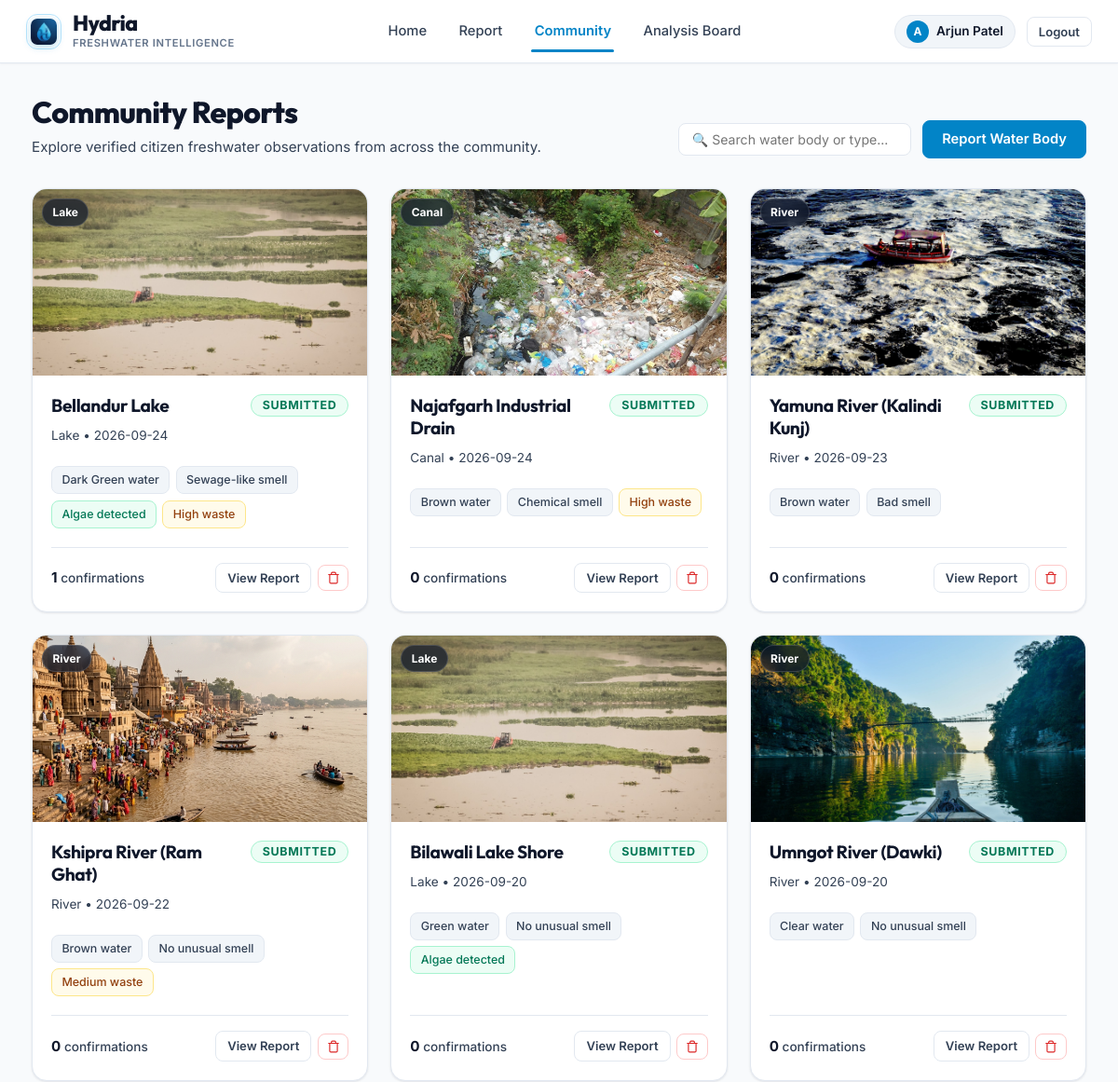
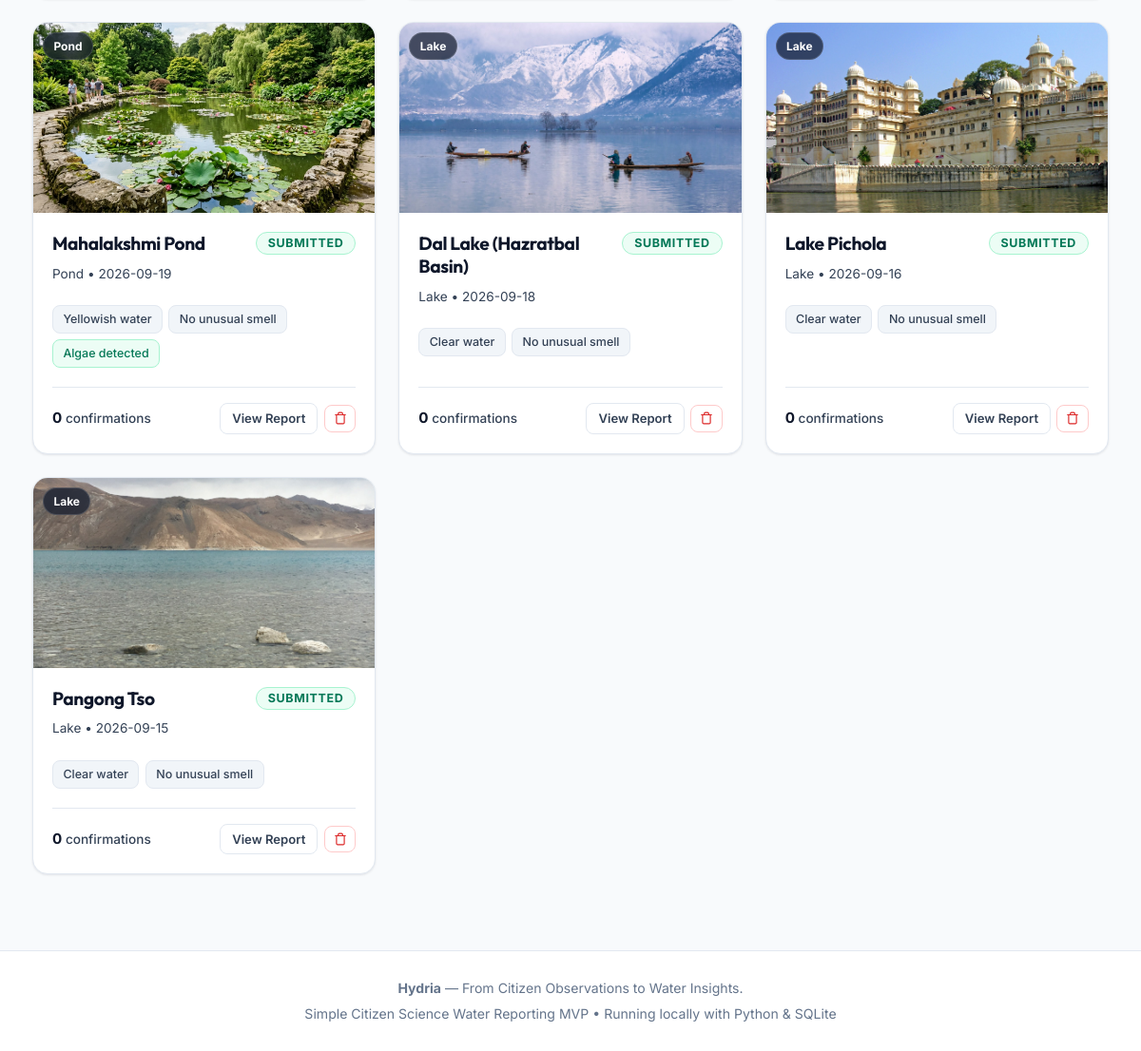
Screenshot of /community (signed in) with the database file from the repository (2 pictures, top to bottom).
### tables this page shows
CREATE TABLE reports (
        id INTEGER PRIMARY KEY AUTOINCREMENT,
        user_id INTEGER NOT NULL,
        water_body_name TEXT,
        water_body_type TEXT NOT NULL,
        latitude REAL NOT NULL,
        longitude REAL NOT NULL,
        water_colour TEXT NOT NULL,
        smell TEXT NOT NULL,
        algae TEXT NOT NULL,
        visible_waste TEXT NOT NULL,
        water_appearance TEXT NOT NULL,
        dead_fish TEXT DEFAULT 'No',
        additional_observation TEXT,
        image_path TEXT NOT NULL,
        image_hash TEXT NOT NULL,
        status TEXT NOT NULL CHECK(status IN ('Not Watched', 'In Process', 'Submitted')),
        is_demo INTEGER DEFAULT 0,
        created_at TIMESTAMP DEFAULT CURRENT_TIMESTAMP,
        updated_at TIMESTAMP DEFAULT CURRENT_TIMESTAMP,
        FOREIGN KEY (user_id) REFERENCES users(id) ON DELETE CASCADE
    );

### app.py (the view)
@app.route('/community')
def community():
    reports = database.get_community_reports()
    return render_template('community.html', reports=reports)

### app.py (called while the page is built)
@app.context_processor
def inject_user():
    user = None
    if 'user_id' in session:
        user = {
            'id': session['user_id'],
            'name': session.get('user_name', 'Citizen Monitor'),
            'email': session.get('user_email', '')
        }
    return dict(current_user=user)

### database.py (called while the page is built)
def get_db_connection():
    conn = sqlite3.connect(DATABASE_PATH)
    conn.row_factory = sqlite3.Row
    conn.execute("PRAGMA foreign_keys = ON")
    return conn

def get_community_reports():
    conn = get_db_connection()
    query = """
        SELECT r.*, u.name AS submitter_name,
               (SELECT COUNT(*) FROM votes v WHERE v.report_id = r.id) AS vote_count
        FROM reports r
        JOIN users u ON r.user_id = u.id
        WHERE r.status = 'Submitted'
        ORDER BY r.created_at DESC
    """
    reports = conn.execute(query).fetchall()
    conn.close()
    return reports

### templates/community.html (shortened to what this page needs)
{% extends "base.html" %}
{% block content %}
<div style="margin-bottom: 2rem; display: flex; align-items: flex-end; justify-content: space-between; flex-wrap: wrap; gap: 1rem;">
    <div>
        <h1 style="font-size: 2rem; font-weight: 800; color: var(--text-primary); margin-bottom: 0.35rem;">
            Community Reports
        </h1>
        <p style="color: var(--text-secondary); font-size: 0.95rem;">
            Explore verified citizen freshwater observations from across the community.
        </p>
    </div>
    <div style="display: flex; gap: 0.75rem; align-items: center;">
        <input type="text" id="community-search" placeholder="🔍 Search water body or type..."
               class="form-control" style="width: 250px; padding: 0.5rem 0.85rem; font-size: 0.88rem;" onkeyup="filterCommunityReports()">
        {% if current_user %}
            <a href="{{ url_for('report_page') }}" class="btn btn-primary" style="white-space: nowrap;">
                Report Water Body
            </a>
        {% endif %}
    </div>
</div>
{% if reports %}
    <div class="reports-grid">
        {% for r in reports %}
            <div class="report-card">
                <div style="position: relative; overflow: hidden; height: 200px; background: #0f172a;">
                    <img src="/{{ r.image_path }}" alt="{{ r.water_body_name or r.water_body_type }}" class="report-card-img"
                         loading="lazy"
                         onerror="this.src='/static/images/placeholder.svg';">
                    <span style="position: absolute; top: 10px; left: 10px; background: rgba(15, 23, 42, 0.7); backdrop-filter: blur(6px); color: #ffffff; font-size: 0.75rem; font-weight: 700; padding: 0.25rem 0.65rem; border-radius: 9999px; border: 1px solid rgba(255,255,255,0.15);">
                        {{ r.water_body_type }}
                    </span>
                </div>
                <div class="report-card-body">
                    <div style="display: flex; align-items: flex-start; justify-content: space-between; gap: 0.5rem; margin-bottom: 0.35rem;">
                        <h2 class="report-card-title">
                            {{ r.water_body_name or "Unnamed " ~ r.water_body_type }}
                        </h2>
                        <span class="badge badge-submitted">Submitted</span>
                    </div>
                    <div style="font-size: 0.85rem; color: var(--text-secondary); margin-bottom: 0.5rem;">
                        <span>{{ r.water_body_type }}</span> &bull; <span>{{ r.created_at[:10] }}</span>
                    </div>
                    <div class="report-tags">
                        <span class="tag-pill">{{ r.water_colour }} water</span>
                        <span class="tag-pill">{{ r.smell }}</span>
                        {% if r.algae == 'Yes' %}
                            <span class="tag-pill" style="background-color: var(--accent-light); color: var(--accent-hover); border-color: #a7f3d0;">
                                Algae detected
                            </span>
                        {% endif %}
                        {% if r.visible_waste in ['Medium', 'High'] %}
                            <span class="tag-pill" style="background-color: var(--warning-light); color: #92400e; border-color: #fde68a;">
                                {{ r.visible_waste }} waste
                            </span>
                        {% endif %}
                    </div>
                    <div class="report-card-footer">
                        <span style="font-size: 0.85rem; color: var(--text-secondary); font-weight: 500;">
                            <strong style="color: var(--text-primary); font-size: 0.95rem;">{{ r.vote_count }}</strong> confirmations
                        </span>
                        <div style="display: flex; align-items: center; gap: 0.4rem;">
                            <a href="{{ url_for('report_detail', report_id=r.id) }}" class="btn btn-secondary" style="padding: 0.38rem 0.75rem; font-size: 0.82rem;">
                                View Report
                            </a>
                            {% if current_user and (current_user.id == r.user_id or current_user.id in [1, 21] or 'vaishnavi' in current_user.email|lower or r.is_demo) %}
                                <form action="{{ url_for('delete_report_route', report_id=r.id) }}" method="POST"
                                      onsubmit="return confirm('Permanently delete this report for {{ r.water_body_name or r.water_body_type }}?');" style="margin: 0;">
                                    <button type="submit" class="btn btn-danger-outline btn-sm" title="Delete report" style="padding: 0.38rem 0.55rem; display: inline-flex; align-items: center;">
                                        <svg width="14" height="14" viewBox="0 0 24 24" fill="none" stroke="currentColor" stroke-width="2" stroke-linecap="round" stroke-linejoin="round">
                                            <polyline points="3 6 5 6 21 6"/>
                                            <path d="M19 6v14a2 2 0 0 1-2 2H7a2 2 0 0 1-2-2V6m3 0V4a2 2 0 0 1 2-2h4a2 2 0 0 1 2 2v2"/>
                                        </svg>
                                    </button>
                                </form>
                            {% endif %}
                        </div>
                    </div>
                </div>
            </div>
        {% endfor %}
    </div>
{% endif %}
{% endblock %}

### static/css/style.css (style rules this page uses)
:root { --bg-page: #f8fafc; --bg-card: #ffffff; --bg-card-subtle: #f1f5f9; --bg-hover: #f8fafc; --text-primary: #0f172a; --text-secondary: #334155; --text-muted: #64748b; --text-light: #94a3b8; --primary: #0284c7; --primary-hover: #0369a1; --primary-light: #f0f9ff; --primary-border: #bae6fd; --accent: #059669; --accent-hover: #047857; --accent-light: #ecfdf5; --accent-border: #a7f3d0; --warning: #d97706; --warning-light: #fffbeb; --warning-border: #fde68a; --danger: #dc2626; --danger-hover: #b91c1c; --danger-light: #fef2f2; --danger-border: #fecaca; --info: #2563eb; --info-light: #eff6ff; --info-border: #bfdbfe; --border-color: #e2e8f0; --border-subtle: #edf2f7; --border-focus: #38bdf8; --radius-sm: 8px; --radius-md: 12px; --radius-lg: 16px; --radius-xl: 22px; --radius-full: 9999px; --shadow-xs: 0 1px 2px rgba(15, 23, 42, 0.04); --shadow-sm: 0 1px 3px rgba(15, 23, 42, 0.06), 0 1px 2px rgba(15, 23, 42, 0.04); --shadow-md: 0 4px 12px rgba(15, 23, 42, 0.06), 0 2px 4px rgba(15, 23, 42, 0.03); --shadow-lg: 0 12px 28px rgba(15, 23, 42, 0.08), 0 4px 10px rgba(15, 23, 42, 0.04); --font-heading: 'Outfit', system-ui, -apple-system, sans-serif; --font-body: 'Inter', system-ui, -apple-system, sans-serif; }
* { box-sizing: border-box; margin: 0; padding: 0; }
body { background-color: var(--bg-page); color: var(--text-primary); font-family: var(--font-body); font-size: 15px; line-height: 1.6; min-height: 100vh; display: flex; flex-direction: column; -webkit-font-smoothing: antialiased; }
h1, h2, h3, h4, h5, h6 { font-family: var(--font-heading); letter-spacing: -0.02em; color: var(--text-primary); line-height: 1.25; }
a { color: var(--primary); text-decoration: none; transition: all 0.15s ease; }
.btn { display: inline-flex; align-items: center; justify-content: center; gap: 0.5rem; padding: 0.6rem 1.25rem; border-radius: var(--radius-sm); font-size: 0.92rem; font-weight: 600; cursor: pointer; border: 1px solid transparent; transition: all 0.15s ease; text-align: center; font-family: inherit; text-decoration: none; line-height: 1.4; }
.btn-primary { background-color: var(--primary); color: #ffffff; border-color: var(--primary); }
.btn-secondary { background-color: #ffffff; color: var(--text-secondary); border-color: var(--border-color); }
.btn-danger-outline { background-color: #ffffff; color: var(--danger); border-color: var(--danger-border); }
.btn-sm { padding: 0.35rem 0.75rem; font-size: 0.82rem; }
.badge { display: inline-flex; align-items: center; gap: 0.4rem; padding: 0.3rem 0.75rem; border-radius: var(--radius-full); font-size: 0.78rem; font-weight: 700; text-transform: uppercase; letter-spacing: 0.05em; line-height: 1; }
.badge-submitted { background-color: #ecfdf5; color: #047857; border: 1px solid #a7f3d0; }
.reports-grid { display: grid; grid-template-columns: repeat(auto-fill, minmax(320px, 1fr)); gap: 1.5rem; }
.report-card { background: #ffffff; border: 1px solid var(--border-color); border-radius: var(--radius-lg); overflow: hidden; display: flex; flex-direction: column; box-shadow: var(--shadow-sm); transition: transform 0.2s ease, box-shadow 0.2s ease, border-color 0.2s ease; }
.report-card-img { width: 100%; height: 100%; object-fit: cover; background-color: #e2e8f0; display: block; transition: transform 0.35s ease; }
.report-card-body { padding: 1.25rem; flex: 1; display: flex; flex-direction: column; }
.report-card-title { font-size: 1.2rem; font-weight: 700; color: var(--text-primary); margin-bottom: 0.25rem; }
.report-tags { display: flex; flex-wrap: wrap; gap: 0.4rem; margin: 0.85rem 0 1.25rem; }
.tag-pill { background: var(--bg-card-subtle); border: 1px solid var(--border-color); padding: 0.25rem 0.65rem; border-radius: var(--radius-sm); font-size: 0.78rem; font-weight: 500; color: var(--text-secondary); }
.report-card-footer { display: flex; align-items: center; justify-content: space-between; margin-top: auto; padding-top: 1rem; border-top: 1px solid var(--border-color); }
.form-control, .form-select, .form-textarea { width: 100%; padding: 0.7rem 0.95rem; border: 1px solid var(--border-color); border-radius: var(--radius-sm); font-size: 0.95rem; color: var(--text-primary); background-color: #ffffff; font-family: inherit; transition: border-color 0.15s ease, box-shadow 0.15s ease; }

### rows the page displays
reports: image_path (picture), water_body_type "Lake", water_body_name "Bellandur Lake", created_at "2026-09-24", water_colour "Dark Green", smell "Sewage-like smell", algae "Algae detected", visible_waste "High", vote_count "1"
reports: image_path (picture), water_body_type "Canal", water_body_name "Najafgarh Industrial Drain", created_at "2026-09-24", water_colour "Brown", smell "Chemical smell", visible_waste "High", vote_count "0"
reports: image_path (picture), water_body_type "River", water_body_name "Yamuna River (Kalindi Kunj)", created_at "2026-09-23", water_colour "Brown", smell "Bad smell", vote_count "0"
reports: image_path (picture), water_body_type "River", water_body_name "Kshipra River (Ram Ghat)", created_at "2026-09-22", water_colour "Brown", smell "No unusual smell", visible_waste "Medium", vote_count "0"
reports: image_path (picture), water_body_type "Lake", water_body_name "Bilawali Lake Shore", created_at "2026-09-20", water_colour "Green", smell "No unusual smell", algae "Algae detected", vote_count "0"
reports: image_path (picture), water_body_type "River", water_body_name "Umngot River (Dawki)", created_at "2026-09-20", water_colour "Clear", smell "No unusual smell", vote_count "0"
reports: image_path (picture), water_body_type "Pond", water_body_name "Mahalakshmi Pond", created_at "2026-09-19", water_colour "Yellowish", smell "No unusual smell", algae "Algae detected", vote_count "0"
reports: image_path (picture), water_body_type "Lake", water_body_name "Dal Lake (Hazratbal Basin)", created_at "2026-09-18", water_colour "Clear", smell "No unusual smell", vote_count "0"
reports: image_path (picture), water_body_type "Lake", water_body_name "Lake Pichola", created_at "2026-09-16", water_colour "Clear", smell "No unusual smell", vote_count "0"
reports: image_path (picture), water_body_type "Lake", water_body_name "Pangong Tso", created_at "2026-09-15", water_colour "Clear", smell "No unusual smell", vote_count "0"

### other values shown
{{ current_user.name[:1]|upper }} "A"
{{ current_user.name }} "Arjun Patel"
